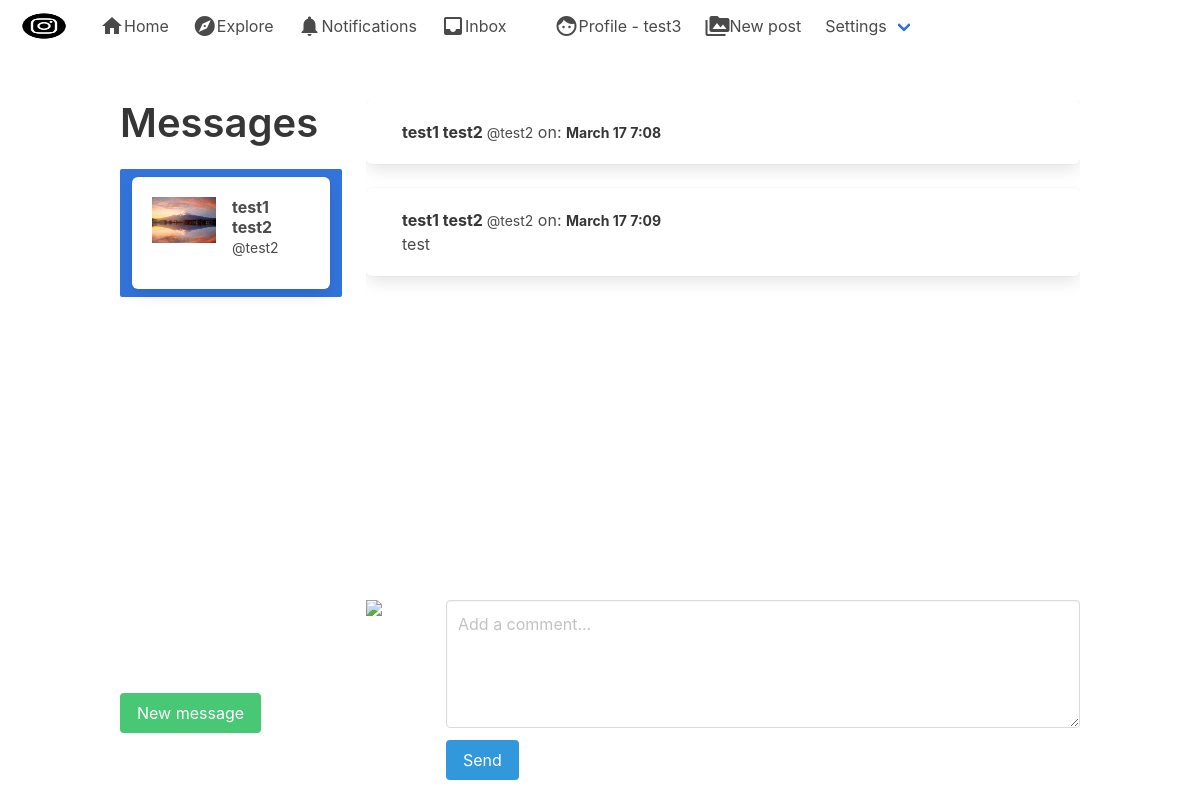
Before: /direct/ (signed in) with the older database file.
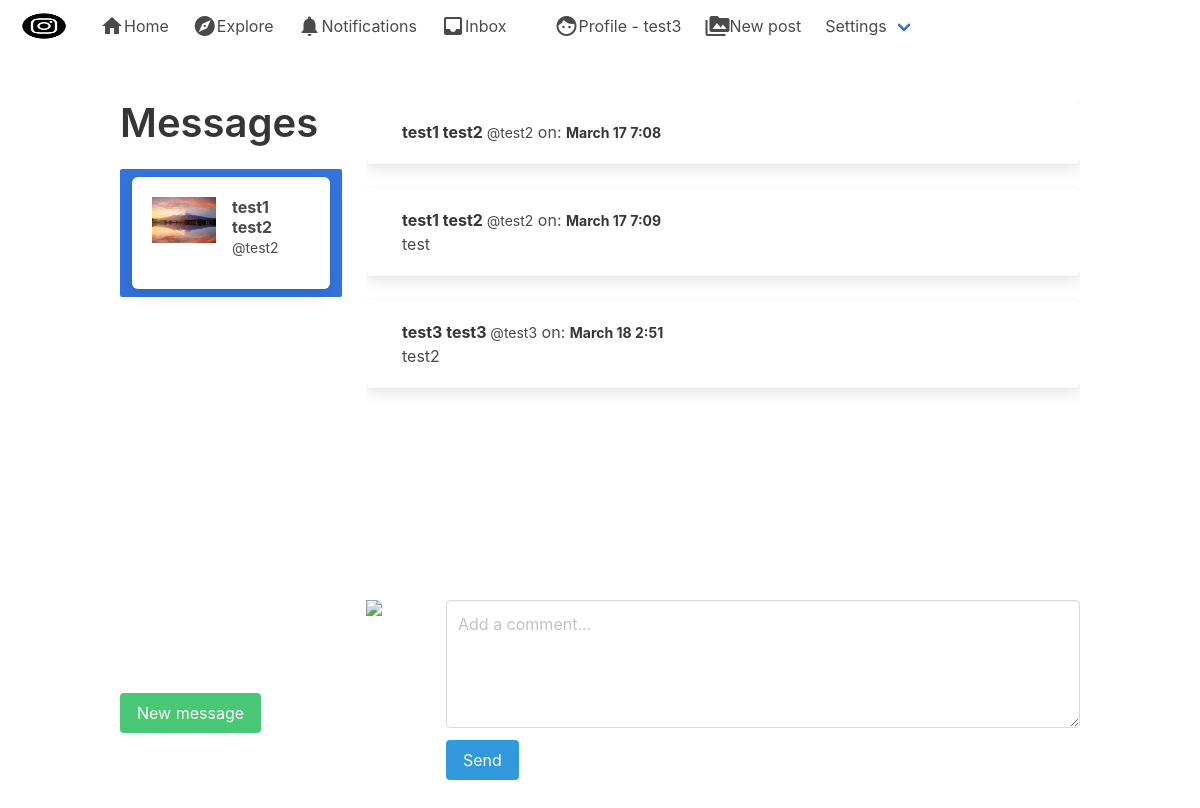
After: the same page with the newer database file.
### authy/models.py (models this page shows, shortened)
class Profile(models.Model):
    user = models.OneToOneField(User, on_delete=models.CASCADE, related_name='profile')
    first_name = models.CharField(max_length=50, null=True, blank=True)
    last_name = models.CharField(max_length=50, null=True, blank=True)
    location = models.CharField(max_length=50, null=True, blank=True)
    url = models.CharField(max_length=80, null=True, blank=True)
    profile_info = models.TextField(max_length=150, null=True, blank=True)
    created = models.DateField(auto_now_add=True)
    favorites = models.ManyToManyField(Post)
    picture = models.ImageField(upload_to=user_directory_path, blank=True, null=True, verbose_name='Picture')

### direct/models.py (models this page shows, shortened)
class Message(models.Model):
    user = models.ForeignKey(User, on_delete=models.CASCADE, related_name='user')
    sender = models.ForeignKey(User, on_delete=models.CASCADE, related_name='from_user')
    recipient = models.ForeignKey(User, on_delete=models.CASCADE, related_name='to_user')
    body = models.TextField(max_length=1000, blank=True, null=True)
    date = models.DateTimeField(auto_now_add=True)
    is_read = models.BooleanField(default=False)
    def get_messages(user):
        messages = Message.objects.filter(user=user).values('recipient').annotate(last=Max('date')).order_by('-last')
        users = []
        for message in messages:
            users.append({
                'user': User.objects.get(pk=message['recipient']),
                'last': message['last'],
                'unread': Message.objects.filter(user=user, recipient__pk=message['recipient'], is_read=False).count()
            })
        return users

### direct/views.py (the view)
# urls.py: path('', Inbox, name='inbox'),
@login_required
def Inbox(request):
    user = request.user
    messages = Message.get_messages(user=user)
    active_direct = None
    directs = None
    if messages:
        message = messages[0]
        active_direct = message['user'].username
        directs = Message.objects.filter(user=user, recipient=message['user'])
        directs.update(is_read=True)
        for message in messages:
            if message['user'].username == active_direct:
                message['unread'] = 0
        context = {
            'directs': directs,
            'messages': messages,
            'active_direct': active_direct,
        }
        template = loader.get_template('direct/direct.html')
        return HttpResponse(template.render(context, request))

### direct/views.py (called while the page is built)
def checkDirects(request):
    directs_count = 0
    if request.user.is_authenticated:
        directs_count = Message.objects.filter(user=request.user, is_read=False).count()
    return {'directs_count': directs_count}

### notifications/views.py (called while the page is built)
def CountNotifications(request):
    count_notifications = 0
    if request.user.is_authenticated:
        count_notifications = Notification.objects.filter(user=request.user, is_seen=False).count()
    return {'count_notifications': count_notifications}

### instagram_clone/templates/direct/direct.html (shortened to what this page needs)
{% extends 'base.html' %}
{% load static %}
{% block content %}
<div class="columns is-mobile">
    <div class="column is-one-quarter">
        <aside class="menu">
            <h1 class="title is-2">
                Messages
            </h1>
            <ul style="overflow-y: scroll; height: 500px" class="menu-list">
                {% for message in messages %}
                <a class="{% if active_direct == message.user.username %}is-active{% endif %}"
                   href="{% url 'directs' message.user.username %}">
                    <div class="box">
                        <article class="media">
                            <div class="media-left">
                                <figure class="image is-64x64">
                                    {% if message.user.profile.picture %}
                                    <img src="{{ message.user.profile.picture.url }}" alt="Placeholder image">
                                    {% else %}
                                    <img src="https://bulma.io/images/placeholders/96x96.png" alt="Placeholder image">
                                    {% endif %}
                                </figure>
                            </div>
                            <div class="media-content">
                                <div class="content">
                                    <p>
                                        <strong>
                                            {{ message.user.profile.first_name }}
                                            {{ message.user.profile.last_name}}
                                        </strong>
                                        <small>@{{ message.user.username }}</small>
                                    </p>
                                </div>
                            </div>
                        </article>
                    </div>
                </a>
                {% endfor %}
            </ul>
        </aside>
        <br>
        <a href="{% url 'usersearch' %}" class="button is-success">New message</a>
    </div>
    <div class="column">
        <div style="overflow-y: scroll; height: 500px">
            {% for direct in directs %}
            <div class="box">
                <article class="media">
                    <div class="media-content">
                        <div class="content">
                            <p>
                                <strong>
                                    {{ direct.sender.profile.first_name }}
                                    {{ direct.sender.profile.last_name }}
                                </strong> <small>@{{ direct.sender.username }}</small>
                                on: <strong><small>{{direct.date|date:'N d G:i'}}</small></strong>
                            </p>
                            {{ direct.body }}
                        </div>
                    </div>
                </article>
            </div>
            {% endfor %}
        </div>
        <form role="form" method="POST" action="{% url 'send_direct' %}">
            <article class="media">
                <figure class="media-left">
                    <p class="image is-64x64">
                        <img src="https://bulma.io/images/placeholders/128x128.png">
                    </p>
                </figure>
                <div class="media-content">
                    <div class="field">
                        <p class="control">
                            <textarea class="textarea" name="body" placeholder="Add a comment..."></textarea>
                        </p>
                    </div>
                    <nav class="level">
                        <div class="level-left">
                            <div class="level-item">
                                <button type="submit" name="action" class="button is-info">Send</button>
                            </div>
                        </div>
                    </nav>
                </div>
            </article>
        </form>
    </div>
</div>
{% endblock %}

### instagram_clone/templates/base.html (shortened to what this page needs)
{% load static %}
<!DOCTYPE html>
<html>
<head>
    <link rel="stylesheet" href="{% static 'css/bulma.min.css' %}">
    <link rel="stylesheet" href="{% static 'css/style.css' %}">
</head>
<body>
<nav class="navbar" role="navigation" aria-label="main navigation">
    <div class="navbar-brand">
        <a class="navbar-item" href="{% url 'index'%}">
            <img src="{% static 'img/instagram_black.png' %}" width="64" height="64">
        </a>
    </div>
    <div id="navbarBasicExample" class="navbar-menu">
        <div class="navbar-start">
            <a href="{% url 'index'%}" class="navbar-item">
                <span class="material-icons">home</span>
                Home
            </a>
            <a class="navbar-item">
                <span class="material-icons">explore</span>
                Explore
            </a>
            <a href="{% url 'show-notifications'%}" class="navbar-item">
                <span class="material-icons">notifications</span>
                Notifications
            </a>
            <a href="{% url 'inbox'%}" class="navbar-item">
                <span class="material-icons">inbox</span>
                Inbox
            </a>
            <a class="navbar-item">
                <a href="{% url 'profile' request.user%}" class="navbar-item">
                    <span class="material-icons">face</span>
                    Profile
                    {% if user.username %}
                    - {{ user.username }}
                    {% endif %}
                </a>
                <a href="{% url 'newpost' %}" class="navbar-item">
                    <span class="material-icons">perm_media</span>
                    New post
                </a>
                <div class="navbar-item has-dropdown is-hoverable">
                    <a class="navbar-link">
                        Settings
                    </a>
                </div>
        </div>
    </div>
</nav>
<section class="section">
    <div class="container">
        {% block content %}
        {% endblock %}
    </div>
</section>
</body>
</html>

Changed rows visible on the page:
added Message: sender.profile.first_name "test3", sender.profile.last_name "test3", sender.username "test3", date "March 18 2:51", body "test2"
